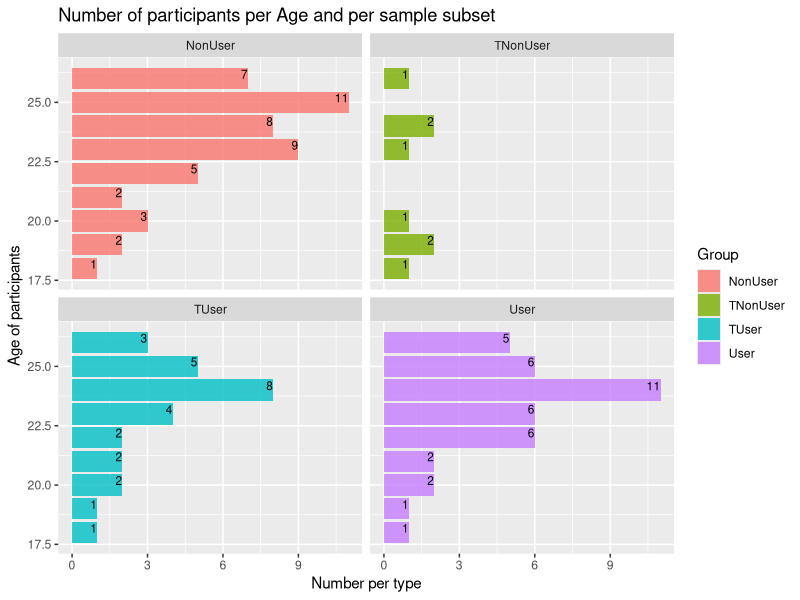
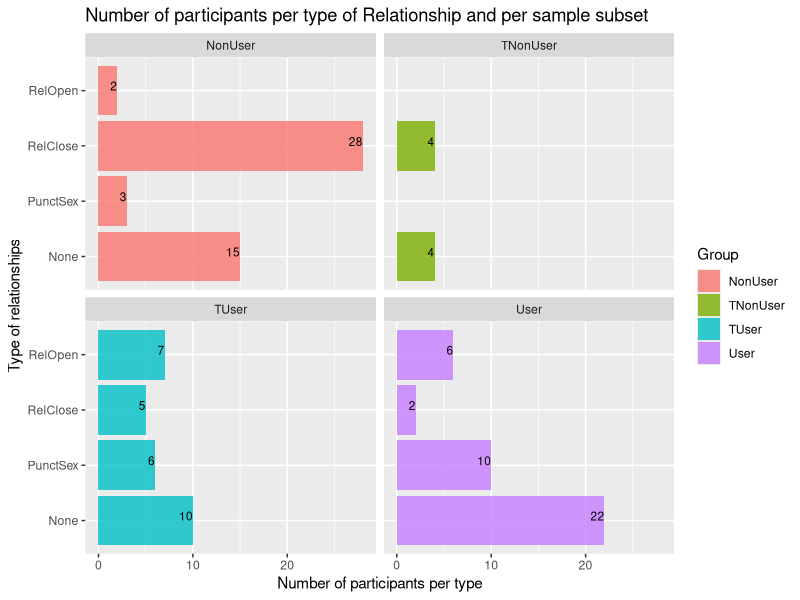

Recreate these plots in R, in order.
## ---- chunk 1
library(tidyverse)
library(kableExtra)

## ---- chunk 2

mdata <- read.csv2(here::here("DataTinder.csv"))
qq<-nrow(mdata)
mydata <- mdata %>% filter(Age > 17, Age <27)
pp<-nrow(mydata)

## ---- chunk 3
mydata %>%
  group_by(Group) %>%
  summarize(n = n()) %>%
kable() %>% kable_styling()

## ---- chunk 4
mydata %>%
  group_by(Age, Group) %>%
  summarize(n = n()) %>%
  ggplot(aes(x=Age,y= n,fill = Group)) + 
  geom_bar(stat="identity",alpha=0.8) +
  facet_wrap(~ Group) + 
  coord_flip() +
  ggtitle("Number of participants per Age and per sample subset") +
  xlab("Age of participants") +
  ylab("Number per type") +
   geom_text(aes(label = n), size = 3, hjust = 1, vjust = 0, position = "stack")
## ---- chunk 5
mydata %>%
  group_by(SocialStatus) %>%
  summarize(n = n()) %>%
  kable() %>% kable_styling()
## ---- chunk 6
mydata %>%
  group_by(Relationship, Group) %>%
  summarize(n = n()) %>%
  ggplot(aes(x=Relationship,y= n,fill = Group)) + 
  geom_bar(stat="identity",alpha=0.8) +
  facet_wrap(Group~.) + 
  coord_flip() +
  ggtitle("Number of participants per type of Relationship and per sample subset") +
  xlab("Type of relationships") +
  ylab("Number of participants per type") +
   geom_text(aes(label = n), size = 3, hjust = 1, vjust = 0, position = "stack")
